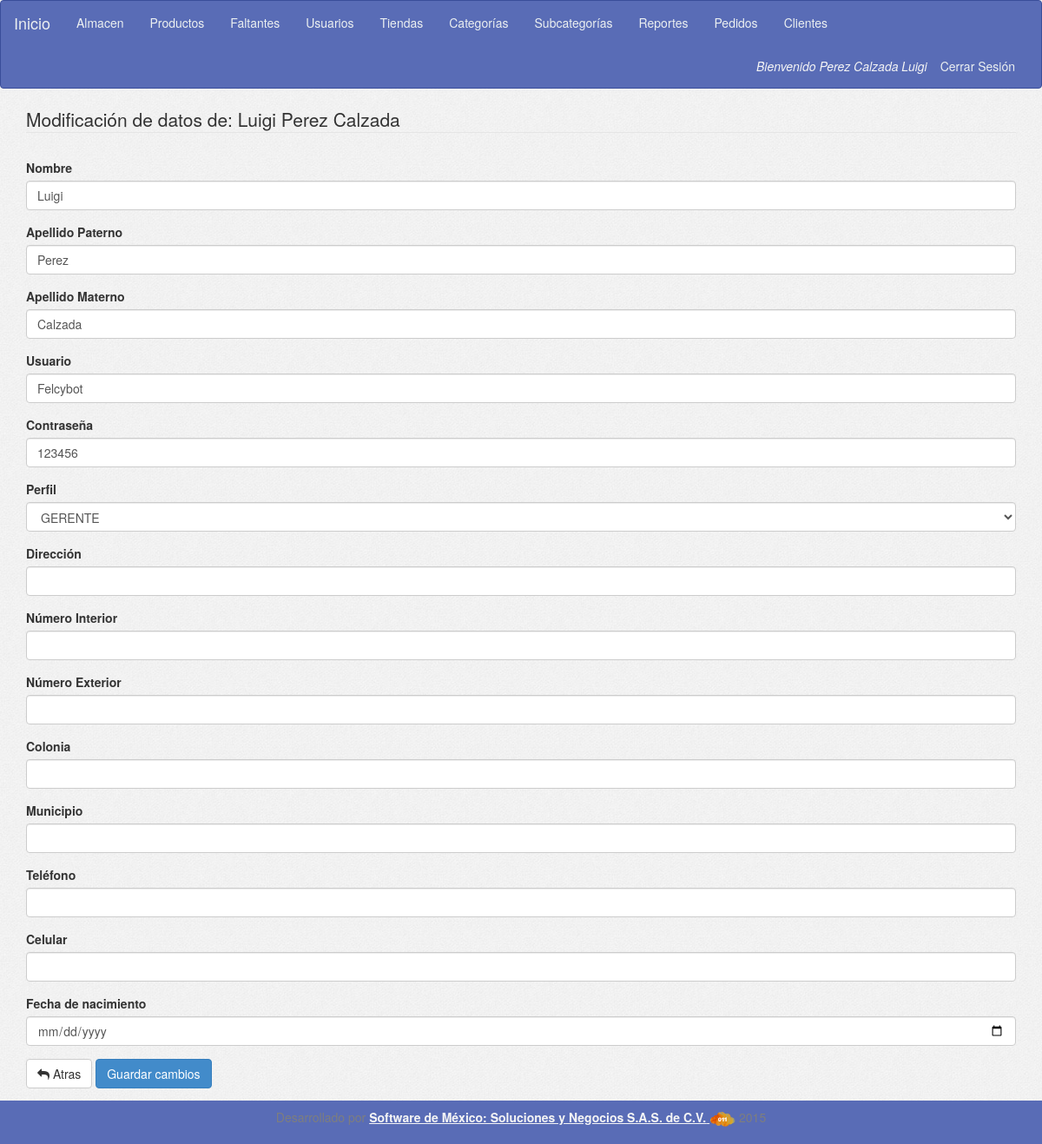
/form_update_user.php?id=18 (signed in), run on the app's committed database.
### tables this page shows
CREATE TABLE `usuarios` (
  `id` int(11) NOT NULL,
  `nombre` varchar(50) NOT NULL,
  `ap` varchar(30) NOT NULL,
  `am` varchar(30) NOT NULL,
  `user` varchar(20) DEFAULT NULL,
  `password` int(11) NOT NULL,
  `perfil_id` int(11) NOT NULL,
  `direccion` varchar(100) DEFAULT NULL,
  `num_int` varchar(10) DEFAULT NULL,
  `num_ext` varchar(10) DEFAULT NULL,
  `colonia` varchar(50) DEFAULT NULL,
  `municipio` varchar(40) DEFAULT NULL,
  `telefono` varchar(15) DEFAULT NULL,
  `celular` varchar(15) DEFAULT NULL,
  `created` date NOT NULL,
  `updated` date NOT NULL,
  `fec_nac` date DEFAULT NULL,
  `activo` tinyint(4) NOT NULL
);

### config/conexion.php (called while the page is built, shortened)
<?php
        $tPerfil="perfiles";
        $tUser="usuarios";
?>

### form_update_user.php (the view, shortened to what this page needs)
<?php
include('config/conexion.php');
include('header.php');
include ('menu.php');
if (!isset($_SESSION['sessA']))
  echo '<div class="row"><div class="col-sm-12 text-center"><h2>No ha iniciado sesión de Administrador</h2></div></div>';
else if ($_SESSION['perfil'] != "1")
  echo '<div class="row><div class="col-sm-12 text-center"><h2>No tienes permiso para entrar a esta sección</h2></div></div>';
else {
  $userId = $_GET['id'];
  $sqlGetUser = "SELECT * FROM $tUser WHERE id='$userId' ";
  $resGetUser = $con->query($sqlGetUser);
  $rowGetUser = $resGetUser->fetch_assoc();
  $sqlGetPerfils = "SELECT id, perfil FROM $tPerfil ";
  $resGetPerfils = $con->query($sqlGetPerfils);
  $optPerfils = '<option></option>';
  while ($rowGetPerfils = $resGetPerfils->fetch_assoc()) {
    if ($rowGetPerfils['id'] == $rowGetUser['perfil_id'])
      $optPerfils .= '<option value="' . $rowGetPerfils['id'] . '" selected>' . $rowGetPerfils['perfil'] . '</option>';
    else
      $optPerfils .= '<option value="' . $rowGetPerfils['id'] . '">' . $rowGetPerfils['perfil'] . '</option>';
  }
  ?>
  <div class="container">
    <div class="row">
      <div class="col-md-12">
        <form id="formUpdUser" name="formUpdUser" method="POST">
          <legend>Modificación de datos de: <?= $rowGetUser['nombre'] . ' ' . $rowGetUser['ap'] . ' ' . $rowGetUser['am']; ?></legend>
          <div class="error"></div>
          <div class="form-group">
            <label>Nombre</label>
            <input type="text" id="inputNombre" name="inputNombre" value="<?= $rowGetUser['nombre']; ?>" class="form-control">
          </div>
          <div class="form-group">
            <label>Apellido Paterno</label>
            <input type="text" id="inputAP" name="inputAP" value="<?= $rowGetUser['ap']; ?>" class="form-control">
          </div>
          <div class="form-group">
            <label>Apellido Materno</label>
            <input type="text" id="inputAM" name="inputAM" value="<?= $rowGetUser['am']; ?>" class="form-control">
          </div>
          <div class="form-group">
            <label>Usuario</label>
            <input type="text" id="inputUser" name="inputUser" value="<?= $rowGetUser['user']; ?>" class="form-control">
          </div>
          <div class="form-group">
            <label>Contraseña</label>
            <input type="text" id="inputPass" name="inputPass" value="<?= $rowGetUser['password']; ?>" class="form-control">
          </div>
          <div class="form-group">
            <label>Perfil</label>
            <select id="inputPerfil" name="inputPerfil" class="form-control">>
              <?= $optPerfils; ?>
            </select>
          </div>
          <div class="form-group">
            <label>Dirección</label>
            <input type="text" id="inputDir" name="inputDir" value="<?= $rowGetUser['direccion']; ?>" class="form-control">
          </div>
          <div class="form-group">
            <label>Número Interior</label>
            <input type="text" id="inputNumInt" name="inputNumInt" value="<?= $rowGetUser['num_int']; ?>" class="form-control">
          </div>
          <div class="form-group">
            <label>Número Exterior</label>
            <input type="text" id="inputNumExt" name="inputNumExt" value="<?= $rowGetUser['num_ext']; ?>" class="form-control">
          </div>
          <div class="form-group">
            <label>Colonia</label>
            <input type="text" id="inputCol" name="inputCol" value="<?= $rowGetUser['colonia']; ?>" class="form-control">
          </div>
          <div class="form-group">
            <label>Municipio</label>
            <input type="text" id="inputMun" name="inputMun" value="<?= $rowGetUser['municipio']; ?>" class="form-control">
          </div>
          <div class="form-group">
            <label>Teléfono</label>
            <input type="number" id="inputTel" name="inputTel" value="<?= $rowGetUser['telefono']; ?>" class="form-control">
          </div>
          <div class="form-group">
            <label>Celular</label>
            <input type="number" id="inputCel" name="inputCel" value="<?= $rowGetUser['celular']; ?>" class="form-control">
          </div>
          <div class="form-group">
            <label>Fecha de nacimiento</label>
            <input type="date" id="inputNacimiento" name="inputNacimiento" value="<?= $rowGetUser['fec_nac']; ?>" class="form-control">
          </div>
          <a href="form_select_user.php" class="btn btn-default"><i class="fa fa-mail-reply"></i> Atras</a>
          <button type="submit" class="btn btn-primary">Guardar cambios</button>
        </form>
      </div>
    </div>
  </div>
  <?php
}
include ('footer.php');
?>

### assets/css/application.css (style rules this page uses)
body { min-height: 100%; background-image: url("../img/bg.jpg"); }
.error { font-size: 1.5rem; padding: .5rem; padding-left: 2rem; color: #4cae4c; }
.container { min-height: 83%; }

### data on the page
usuarios: nombre "Luigi", ap "Perez", am "Calzada", inputNombre "Luigi", inputAP "Perez", inputAM "Calzada", inputUser "Felcybot", inputPass "123456"

### other printed values
$_SESSION['userName'] "Perez Calzada Luigi"
form field inputPerfil "GERENTE"
